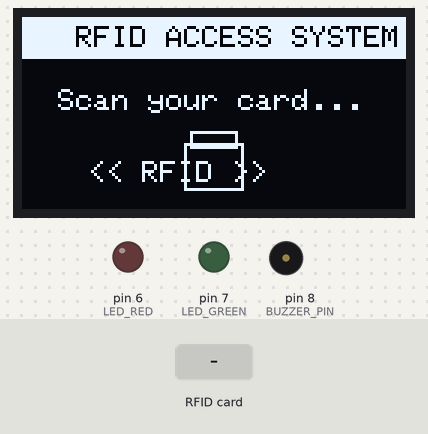
Recording of a sketch running on a simulated Arduino Uno, built with avr-gcc and run on an emulated ATmega328P. Parts: 128×64 one-colour display, output pins drawn as LEDs (lit = HIGH), buzzer (waves = sounding, pin HIGH). Inputs (shaded band) come from the test bench. Pins used as bus, display or sensor lines are not drawn; what the sketch prints to the serial monitor is not drawn.

Above: at 2.8 s.
2.9 s: RFID card 13 C0 92 F5 held to the reader
At 3.9 s:
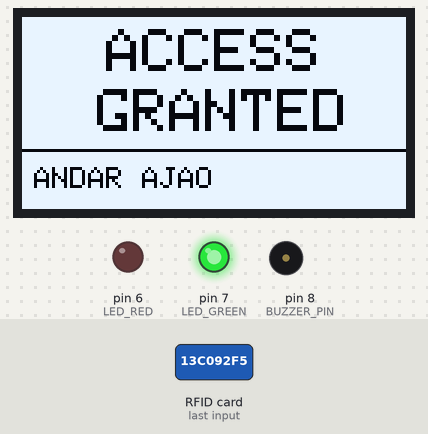
4.7 s: RFID card C0 8B 16 25 held to the reader
At 7.4 s:
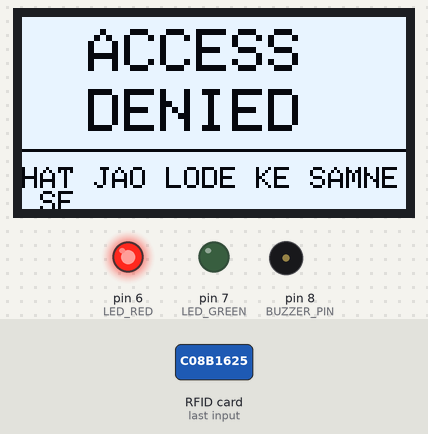
7.7 s: RFID card 5E 7A 19 C4 held to the reader
At 9.6 s:
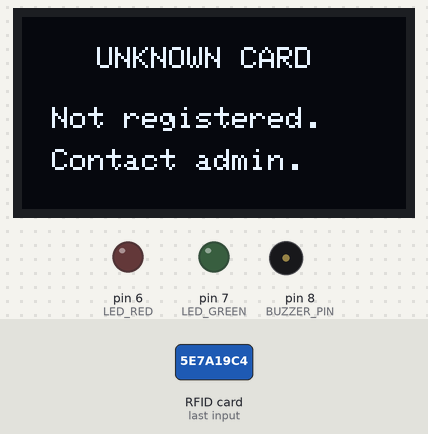
Timing chart, 0 to 11.1 s (numbered marks = the images above; inputs shaded):
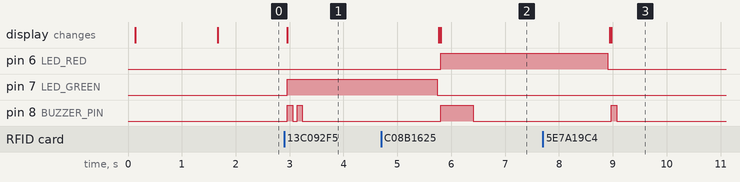

The sketch:

rfid_access_control__1_.ino
```cpp
/*
 * ============================================================
 *  RFID Access Control System
 *  Hardware : Arduino Uno + MFRC522 + SSD1306 OLED (128x64)
 *  Author   : NirmalyaLenka
 *  Repo     : https://github.com/NirmalyaLenka/rfid-access-control
 * ============================================================
 *
 *  Wiring Summary
 *  ──────────────
 *  MFRC522  →  Arduino Uno
 *    SDA    →  D10  (SS)
 *    SCK    →  D13
 *    MOSI   →  D11
 *    MISO   →  D12
 *    IRQ    →  (not connected)
 *    GND    →  GND
 *    RST    →  D9
 *    3.3V   →  3.3V
 *
 *  SSD1306 OLED (I2C)  →  Arduino Uno
 *    VCC    →  3.3V / 5V
 *    GND    →  GND
 *    SCL    →  A5
 *    SDA    →  A4
 *
 *  Buzzer  →  D8
 *  Green LED → D7   (Access Granted)
 *  Red LED   → D6   (Access Denied)
 *
 *  Libraries required (install via Library Manager):
 *    - MFRC522  by GithubCommunity
 *    - Adafruit SSD1306
 *    - Adafruit GFX Library
 * ============================================================
 */

#include <SPI.h>
#include <MFRC522.h>
#include <Wire.h>
#include <Adafruit_GFX.h>
#include <Adafruit_SSD1306.h>

// ── Pin Definitions ─────────────────────────────────────────
#define SS_PIN      10
#define RST_PIN      9
#define BUZZER_PIN   8
#define LED_GREEN    7
#define LED_RED      6

// ── OLED Config ──────────────────────────────────────────────
#define SCREEN_WIDTH  128
#define SCREEN_HEIGHT  64
#define OLED_RESET     -1   // Reset pin not used
#define OLED_ADDRESS  0x3C

// ── Objects ──────────────────────────────────────────────────
MFRC522 rfid(SS_PIN, RST_PIN);
Adafruit_SSD1306 display(SCREEN_WIDTH, SCREEN_HEIGHT, &Wire, OLED_RESET);

// ── Authorised UIDs ──────────────────────────────────────────
//  Each entry: 4 bytes.  Add more rows as needed.
const byte AUTHORIZED_UIDS[][4] = {
  { 0x13, 0xC0, 0x92, 0xF5 }   // Card 1  – ANDAR AJAO
};
const byte DENIED_UIDS[][4] = {
  { 0xC0, 0x8B, 0x16, 0x25 }   // Card 2  – ACCESS DENIED
};

const int NUM_AUTHORIZED = sizeof(AUTHORIZED_UIDS) / sizeof(AUTHORIZED_UIDS[0]);
const int NUM_DENIED     = sizeof(DENIED_UIDS)     / sizeof(DENIED_UIDS[0]);

// ── Timing ───────────────────────────────────────────────────
#define DISPLAY_HOLD_MS   2500   // How long to show result
#define BEEP_SHORT_MS      100
#define BEEP_LONG_MS       600

// ── Helpers ──────────────────────────────────────────────────

void beep(int duration_ms) {
  digitalWrite(BUZZER_PIN, HIGH);
  delay(duration_ms);
  digitalWrite(BUZZER_PIN, LOW);
}

void doubleBeep() {
  beep(BEEP_SHORT_MS); delay(80); beep(BEEP_SHORT_MS);
}

bool uidMatches(const byte* scanned, const byte* reference, byte len = 4) {
  for (byte i = 0; i < len; i++) {
    if (scanned[i] != reference[i]) return false;
  }
  return true;
}

// ── Display Helpers ──────────────────────────────────────────

void showIdle() {
  display.clearDisplay();

  // Top bar
  display.fillRect(0, 0, SCREEN_WIDTH, 14, WHITE);
  display.setTextColor(BLACK);
  display.setTextSize(1);
  display.setCursor(18, 3);
  display.print("RFID ACCESS SYSTEM");

  // Prompt
  display.setTextColor(WHITE);
  display.setTextSize(1);
  display.setCursor(12, 24);
  display.print("Scan your card...");

  // Bottom icon hint
  display.drawRect(54, 42, 20, 16, WHITE);
  display.drawRect(56, 38, 16, 6, WHITE);
  display.setCursor(22, 48);
  display.print("<< RFID >>");

  display.display();
}

void showGranted() {
  display.clearDisplay();

  display.fillRect(0, 0, SCREEN_WIDTH, SCREEN_HEIGHT, WHITE);
  display.setTextColor(BLACK);

  display.setTextSize(2);
  display.setCursor(28, 4);
  display.print("ACCESS");
  display.setCursor(25, 24);
  display.print("GRANTED");

  display.drawLine(0, 44, SCREEN_WIDTH, 44, BLACK);

  display.setTextSize(1);
  display.setCursor(4, 50);
  display.print("ANDAR AJAO");

  display.display();
}

void showDenied() {
  display.clearDisplay();

  // Red-style – inverted block
  display.fillRect(0, 0, SCREEN_WIDTH, SCREEN_HEIGHT, WHITE);
  display.setTextColor(BLACK);

  display.setTextSize(2);
  display.setCursor(22, 4);
  display.print("ACCESS");
  display.setCursor(22, 24);
  display.print("DENIED");

  display.drawLine(0, 44, SCREEN_WIDTH, 44, BLACK);

  display.setTextSize(1);
  // Message split across two lines to fit 128px width
  display.setCursor(0, 50);
  display.print("HAT JAO LODE KE SAMNE SE");

  display.display();
}

void showUnknown() {
  display.clearDisplay();
  display.setTextColor(WHITE);

  display.setTextSize(1);
  display.setCursor(25, 10);
  display.print("UNKNOWN CARD");

  display.setTextSize(1);
  display.setCursor(10, 30);
  display.print("Not registered.");
  display.setCursor(10, 44);
  display.print("Contact admin.");

  display.display();
}

// ── Setup ────────────────────────────────────────────────────

void setup() {
  Serial.begin(9600);

  pinMode(BUZZER_PIN, OUTPUT);
  pinMode(LED_GREEN,  OUTPUT);
  pinMode(LED_RED,    OUTPUT);

  digitalWrite(BUZZER_PIN, LOW);
  digitalWrite(LED_GREEN,  LOW);
  digitalWrite(LED_RED,    LOW);

  SPI.begin();
  rfid.PCD_Init();

  if (!display.begin(SSD1306_SWITCHCAPVCC, OLED_ADDRESS)) {
    Serial.println(F("SSD1306 init failed"));
    while (true);
  }

  display.clearDisplay();
  display.display();

  // Boot splash
  display.setTextColor(WHITE);
  display.setTextSize(1);
  display.setCursor(20, 18);
  display.print("Initialising...");
  display.setCursor(8, 36);
  display.print("RFID Access Control");
  display.display();
  delay(1500);

  showIdle();
  Serial.println(F("System ready. Waiting for card..."));
}

// ── Main Loop ────────────────────────────────────────────────

void loop() {
  // Wait for a card
  if (!rfid.PICC_IsNewCardPresent() || !rfid.PICC_ReadCardSerial()) {
    return;
  }

  byte* uid = rfid.uid.uidByte;
  byte  len = rfid.uid.size;

  // Print UID to Serial for debugging / enrolling new cards
  Serial.print(F("Card UID: "));
  for (byte i = 0; i < len; i++) {
    if (uid[i] < 0x10) Serial.print('0');
    Serial.print(uid[i], HEX);
    if (i < len - 1) Serial.print(' ');
  }
  Serial.println();

  // ── Check denied list first ──────────────────────────────
  bool isDenied = false;
  for (int i = 0; i < NUM_DENIED; i++) {
    if (uidMatches(uid, DENIED_UIDS[i])) {
      isDenied = true;
      break;
    }
  }

  if (isDenied) {
    Serial.println(F(">> ACCESS DENIED"));
    showDenied();
    digitalWrite(LED_RED, HIGH);
    beep(BEEP_LONG_MS);
    delay(DISPLAY_HOLD_MS);
    digitalWrite(LED_RED, LOW);
    showIdle();
    rfid.PICC_HaltA();
    rfid.PCD_StopCrypto1();
    return;
  }

  // ── Check authorised list ────────────────────────────────
  bool isAuthorized = false;
  for (int i = 0; i < NUM_AUTHORIZED; i++) {
    if (uidMatches(uid, AUTHORIZED_UIDS[i])) {
      isAuthorized = true;
      break;
    }
  }

  if (isAuthorized) {
    Serial.println(F(">> ACCESS GRANTED - ANDAR AJAO"));
    showGranted();
    digitalWrite(LED_GREEN, HIGH);
    doubleBeep();
    delay(DISPLAY_HOLD_MS);
    digitalWrite(LED_GREEN, LOW);
    showIdle();
  } else {
    // Unknown card
    Serial.println(F(">> UNKNOWN CARD"));
    showUnknown();
    beep(BEEP_SHORT_MS);
    delay(DISPLAY_HOLD_MS);
    showIdle();
  }

  rfid.PICC_HaltA();
  rfid.PCD_StopCrypto1();
}
```

Measured:
- after the input at 2.9 s, pin 7 (LED_GREEN): LOW → HIGH after 0.06 s; pin 8 (BUZZER_PIN): alternates HIGH for 0.10 s and LOW for 0.08 s, 4 changes in all, then stays LOW, starting after 0.06 s; the display: changes after 0.06 s (image 1)
- after the input at 4.7 s, pin 6 (LED_RED): LOW → HIGH after 1.1 s; pin 8 (BUZZER_PIN): LOW → HIGH after 1.1 s, → LOW 0.60 s later; the display: first differs from a run without the input after 1.1 s (image 2)
- after the input at 7.7 s, pin 8 (BUZZER_PIN): LOW → HIGH after 1.3 s, → LOW 0.10 s later; the display: first differs from a run without the input after 1.3 s (image 3)
